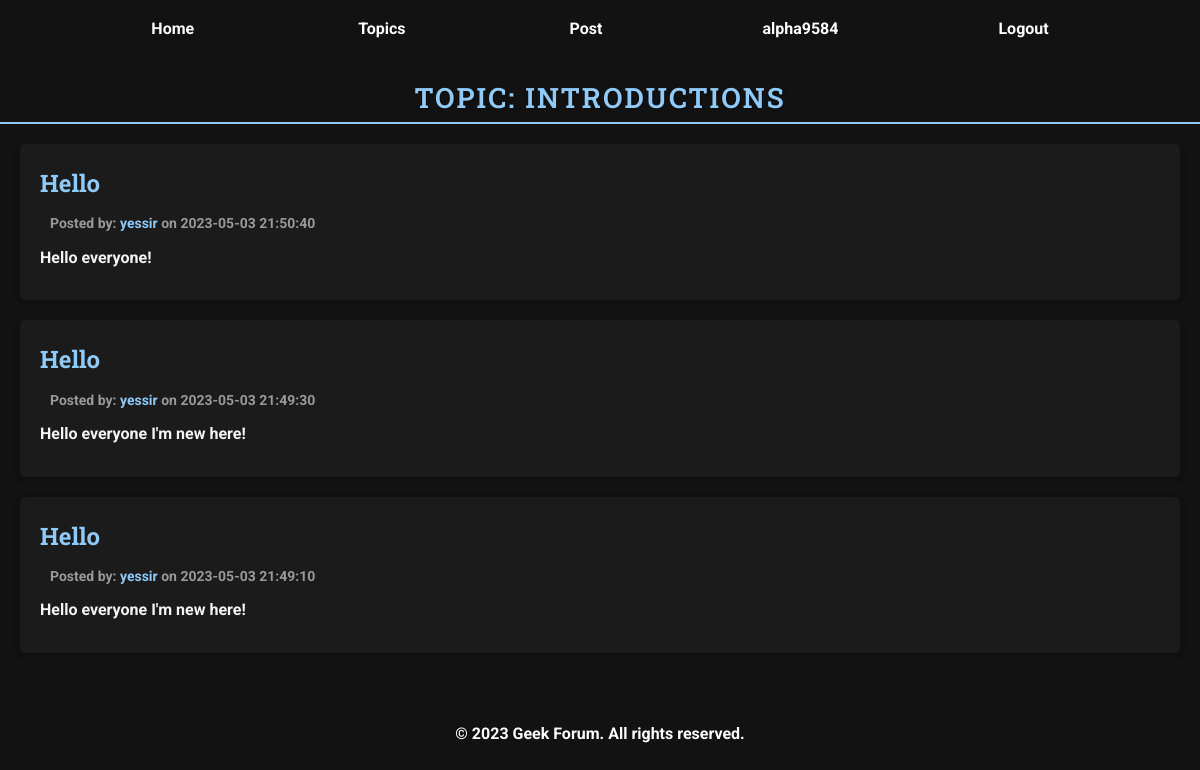
Page /topic_posts.php?id_topic=4 (signed in) on the committed database.
### tables this page shows
CREATE TABLE `topics` (
  `id` int(11) NOT NULL,
  `title` varchar(256) NOT NULL,
  `description` varchar(256) NOT NULL
);

CREATE TABLE `posts` (
  `idp` int(11) NOT NULL,
  `under` int(11) DEFAULT NULL,
  `id` int(11) NOT NULL,
  `username` varchar(50) NOT NULL,
  `title` varchar(256) DEFAULT NULL,
  `content` varchar(256) NOT NULL,
  `created_at` datetime NOT NULL DEFAULT current_timestamp(),
  `id_topic` int(11) DEFAULT NULL
);

### topic_posts.php (the view, shortened to what this page needs)
<?php
    require 'db.php';
    $id_topic = isset($_GET['id_topic']) ? (int)$_GET['id_topic'] : 0;
    $topic_sql = "SELECT * FROM topics WHERE id = {$id_topic}";
    $topic_result = $conn->query($topic_sql);
    $topic = $topic_result->fetch_assoc();
    $posts_sql = "SELECT * FROM posts WHERE id_topic = {$id_topic} ORDER BY created_at DESC";
    $posts_result = $conn->query($posts_sql);
?>
<!DOCTYPE html>
<html lang="en">
<head>
    <link rel="stylesheet" href="style.css">
</head>
<body>
    <?php require 'header.php'; ?>
    <h2 class="title">Topic: <?php echo htmlspecialchars($topic['title'])?></h2>
    <?php if ($posts_result->num_rows > 0):
        while ($post = $posts_result->fetch_assoc()):?>
            <article class='post'>
                <header class="post-header">
                    <h2 class="post-title"><a href="post/<?php echo htmlspecialchars($post['idp'])?>"><?php echo htmlspecialchars($post['title'])?></a></h2>
                    <p class="post-meta">Posted by: <a href="user/<?php echo htmlspecialchars($post['id'])?>"><?php echo htmlspecialchars($post['username'])?></a> on <?php echo htmlspecialchars($post['created_at'])?></p>
                </header>
                <p class="post-content"><?php echo htmlspecialchars($post['content'])?></p>
            </article>
        <?php endwhile; else: ?>
        <p>No posts found for this topic.</p>
    <?php endif;?>
</body>
<?php include("footer.php"); ?>
</html>

### style.css (style rules this page uses)
* { margin: 0; padding: 0; box-sizing: border-box; }
html { height: 100%; }
body { font-family: 'Roboto', sans-serif; background-color: #121212; font-weight: bold; line-height: 1.6; color: #f5f5f5; display: flex; flex-direction: column; min-height: 100%; min-width: 800px; overflow-x: auto; overflow-y: auto; background-image: url('.resources/background.jpg'); background-position: center; background-repeat: no-repeat; background-size: cover; background-attachment: fixed; }
body, h1, h2, h3, h4, h5, h6, p, ul, li { margin: 0; padding: 0; }
a { text-decoration: none; color: #90caf9; }
.post { background-color: rgba(30, 30, 30, 0.8); border-radius: 5px; box-shadow: 0 2px 5px rgba(0, 0, 0, 0.2); margin-bottom: 20px; margin-left: 20px; margin-right: 20px; padding: 20px; }
.post-title { font-family: 'Roboto Slab', serif; font-size: 24px; margin-bottom: 10px; }
.post-meta { color: #999; font-size: 14px; margin: 0px 10px 10px 10px; }
.post-content { margin-bottom: 10px; }
.title { margin-top:20px; font-family: 'Roboto Slab', serif; font-size: 28px; font-weight: 600; text-transform: uppercase; letter-spacing: 2px; line-height: 1.4; color: #90caf9; text-shadow: 1px 1px 2px rgba(0, 0, 0, 0.4); border-bottom: 2px solid #90caf9; padding-bottom: 5px; margin-bottom: 20px; text-align: center; }

### rows in the picture
topics: title "INTRODUCTIONS"
posts: title "Hello", username "yessir", created_at "2023-05-03 21:50:40", content "Hello everyone!"
posts: title "Hello", username "yessir", created_at "2023-05-03 21:49:30", content "Hello everyone I'm new here!"
posts: title "Hello", username "yessir", created_at "2023-05-03 21:49:10", content "Hello everyone I'm new here!"

### other values in the picture
$_SESSION["username"] "alpha9584"
